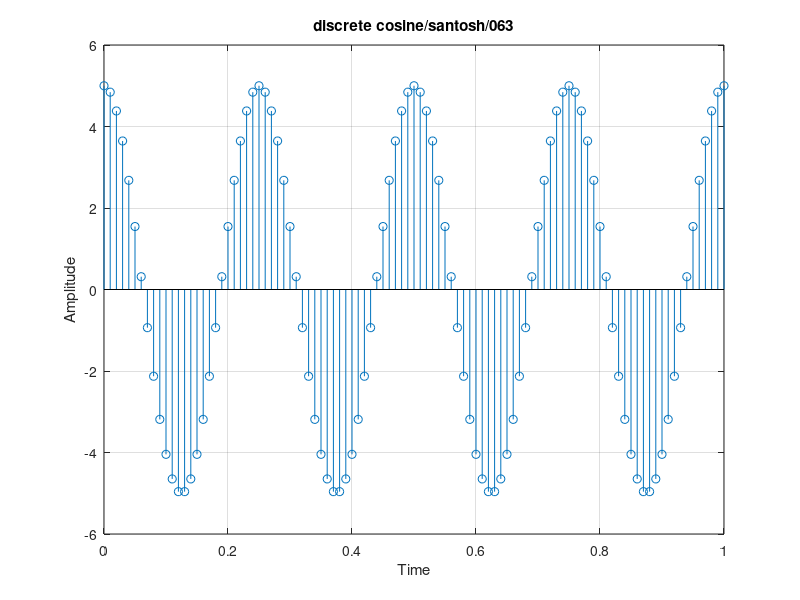

The MATLAB source for this figure:
%construct a discrete sine wave having amplitude 5 units and frequency 4
%hz.plot the signal
clc;
close all;
clear all;
a=5;
f=4;
t=0:0.01:1;
x=a*cos(2*pi*f*t);
stem(t,x);
xlabel('Time');
ylabel('Amplitude');
title('discrete cosine/santosh/063');
grid on;